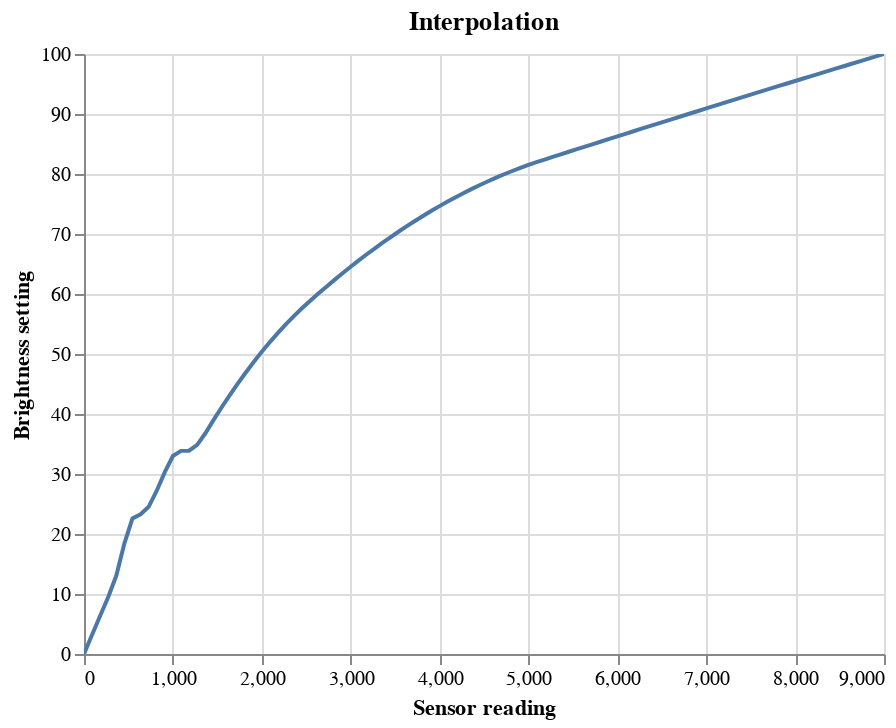

Source (notebook cell):
### Code cell
basex = [0, 200, 400, 500, 700, 900, 1000, 1200, 1500, 3500, 6800, 9000]
basey = [0, 7,   15,  21,  24,  30,  33,   34,   40,   70,   90, 100]
 
model2 = scipy.interpolate.interp1d(basex, basey, kind='quadratic')
x = np.linspace(0, np.max(basex), 100)
y = model2(x)
interpolate_df = pd.DataFrame(dict(x=x, y=y))

chart = (
    alt.Chart(
        interpolate_df,
        title='Interpolation',
    )
    .mark_line()
    .encode(
        alt.X('x', title='Sensor reading'),
        alt.Y('y', title='Brightness setting'),
    )
    .interactive()
)
chart.save('interpolation.json')
chart

### Figure 1 — Vega-Lite specification as saved in the notebook (floating-point values rounded to 4 significant figures)
{"config": {"view": {"continuousWidth": 400, "continuousHeight": 300}}, "data": {"name": "data-e0dd63529806d0dbf427f0d6c8e90f92"}, "mark": "line", "encoding": {"x": {"field": "x", "title": "Sensor reading", "type": "quantitative"}, "y": {"field": "y", "title": "Brightness setting", "type": "quantitative"}}, "selection": {"selector043": {"type": "interval", "bind": "scales", "encodings": ["x", "y"]}}, "title": "Interpolation", "$schema": "https://vega.github.io/schema/vega-lite/v4.17.0.json", "datasets": {"data-e0dd63529806d0dbf427f0d6c8e90f92": [{"x": 0.0, "y": 0.0}, {"x": 90.91, "y": 3.203}, {"x": 181.8, "y": 6.371}, {"x": 272.7, "y": 9.502}, {"x": 363.6, "y": 13.07}, {"x": 454.5, "y": 18.45}, {"x": 545.5, "y": 22.58}, {"x": 636.4, "y": 23.29}, {"x": 727.3, "y": 24.53}, {"x": 818.2, "y": 27.21}, {"x": 909.1, "y": 30.3}, {"x": 1000.0, "y": 33.0}, {"x": 1091.0, "y": 33.86}, {"x": 1182.0, "y": 33.88}, {"x": 1273.0, "y": 34.85}, {"x": 1364.0, "y": 36.75}, {"x": 1455.0, "y": 38.94}, {"x": 1545.0, "y": 41.04}, {"x": 1636.0, "y": 43.07}, {"x": 1727.0, "y": 45.02}, {"x": 1818.0, "y": 46.88}, {"x": 1909.0, "y": 48.67}, {"x": 2000.0, "y": 50.37}, {"x": 2091.0, "y": 51.99}, {"x": 2182.0, "y": 53.53}, {"x": 2273.0, "y": 54.98}, {"x": 2364.0, "y": 56.36}, {"x": 2455.0, "y": 57.66}, {"x": 2545.0, "y": 58.88}, {"x": 2636.0, "y": 60.06}, {"x": 2727.0, "y": 61.22}, {"x": 2818.0, "y": 62.36}, {"x": 2909.0, "y": 63.46}, {"x": 3000.0, "y": 64.54}, {"x": 3091.0, "y": 65.59}, {"x": 3182.0, "y": 66.62}, {"x": 3273.0, "y": 67.62}, {"x": 3364.0, "y": 68.59}, {"x": 3455.0, "y": 69.54}, {"x": 3545.0, "y": 70.46}, {"x": 3636.0, "y": 71.35}, {"x": 3727.0, "y": 72.21}, {"x": 3818.0, "y": 73.05}, {"x": 3909.0, "y": 73.86}, {"x": 4000.0, "y": 74.65}, {"x": 4091.0, "y": 75.41}, {"x": 4182.0, "y": 76.14}, {"x": 4273.0, "y": 76.84}, {"x": 4364.0, "y": 77.52}, {"x": 4455.0, "y": 78.17}, {"x": 4545.0, "y": 78.79}, {"x": 4636.0, "y": 79.39}, {"x": 4727.0, "y": 79.96}, {"x": 4818.0, "y": 80.5}, {"x": 4909.0, "y": 81.02}, {"x": 5000.0, "y": 81.51}, {"x": 5091.0, "y": 81.97}, {"x": 5182.0, "y": 82.41}, {"x": 5273.0, "y": 82.84}, {"x": 5364.0, "y": 83.27}, {"x": 5455.0, "y": 83.7}, {"x": 5545.0, "y": 84.13}, {"x": 5636.0, "y": 84.56}, {"x": 5727.0, "y": 84.99}, {"x": 5818.0, "y": 85.42}, {"x": 5909.0, "y": 85.85}, {"x": 6000.0, "y": 86.27}, {"x": 6091.0, "y": 86.7}, {"x": 6182.0, "y": 87.12}, {"x": 6273.0, "y": 87.55}, {"x": 6364.0, "y": 87.97}, {"x": 6455.0, "y": 88.4}, {"x": 6545.0, "y": 88.82}, {"x": 6636.0, "y": 89.24}, {"x": 6727.0, "y": 89.66}, {"x": 6818.0, "y": 90.08}, {"x": 6909.0, "y": 90.5}, {"x": 7000.0, "y": 90.92}, {"x": 7091.0, "y": 91.34}, {"x": 7182.0, "y": 91.76}, {"x": 7273.0, "y": 92.18}, {"x": 7364.0, "y": 92.6}, {"x": 7455.0, "y": 93.01}, {"x": 7545.0, "y": 93.43}, {"x": 7636.0, "y": 93.84}, {"x": 7727.0, "y": 94.26}, {"x": 7818.0, "y": 94.67}, {"x": 7909.0, "y": 95.09}, {"x": 8000.0, "y": 95.5}, {"x": 8091.0, "y": 95.91}, {"x": 8182.0, "y": 96.32}, {"x": 8273.0, "y": 96.73}, {"x": 8364.0, "y": 97.15}, {"x": 8455.0, "y": 97.55}, {"x": 8545.0, "y": 97.96}, {"x": 8636.0, "y": 98.37}, {"x": 8727.0, "y": 98.78}, {"x": 8818.0, "y": 99.19}, {"x": 8909.0, "y": 99.59}, {"x": 9000.0, "y": 100.0}]}}
